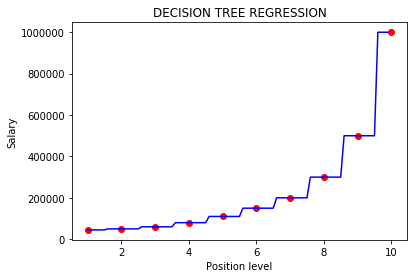

Write the Python code that produced this figure.
# -*- coding: utf-8 -*-
"""
Created on Wed Jun 10 20:56:30 2020

@author: Rahul Kumar
"""

import matplotlib.pyplot as plt
import pandas as pd
from sklearn.tree import DecisionTreeRegressor
import numpy as np

dataset = pd.read_csv('Position_Salaries.csv')
x = dataset.iloc[:, 1:-1].values
y = dataset.iloc[:, -1].values

# Creating regression model
regressor = DecisionTreeRegressor(random_state=1)
# Training the model
regressor.fit(x, y)

x_grid = np.arange(min(x), max(x), 0.1)
x_grid = x_grid.reshape((len(x_grid), 1))
plt.scatter(x, y, color='red')
plt.plot(x_grid, regressor.predict(x_grid), color='blue')
plt.title('DECISION TREE REGRESSION')
plt.xlabel('Position level')
plt.ylabel('Salary')
plt.show()
